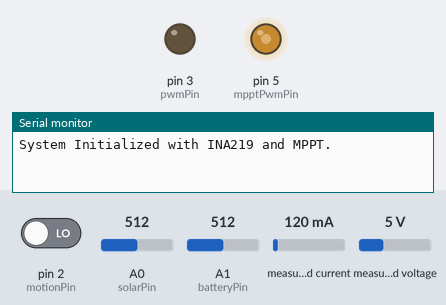
Bench run of a sketch on a simulated Arduino Uno, built with avr-gcc and run on an emulated ATmega328P. Shown: output pins drawn as LEDs (lit = HIGH), the last lines printed to the serial monitor. The test bench sets the inputs (shaded band); at power-on: A0 (solarPin) = 512, pin 2 (motionPin) LOW, A1 (batteryPin) = 512, measured current 120 mA, measured voltage 5 V.

Above: at 1.2 s.
1.3 s: A0 (solarPin) set to 30
At 1.8 s:
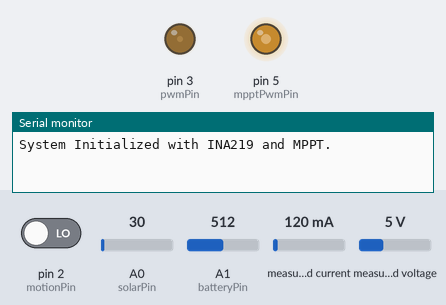
4.3 s: pin 2 (motionPin) driven HIGH
At 5.8 s:
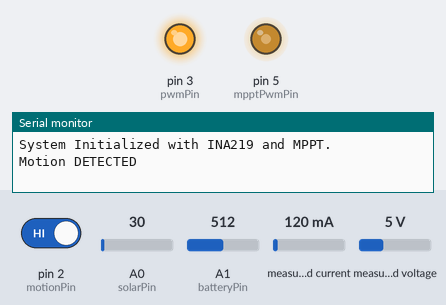
7.3 s: A1 (batteryPin) set to 233
10.3 s: A1 (batteryPin) set to 205
At 10.9 s:
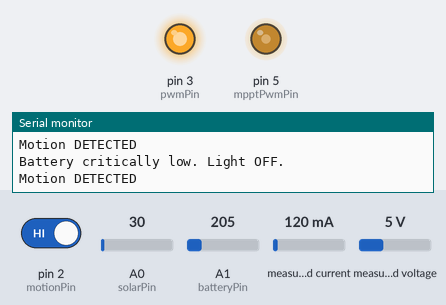
12.0 s: A1 (batteryPin) set to 265
At 14.27 s:
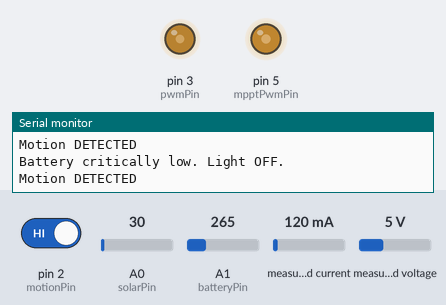
15.0 s: measured current set to 500 mA
Timing chart, 0 to 19.0 s (numbered marks = the images above; inputs shaded):
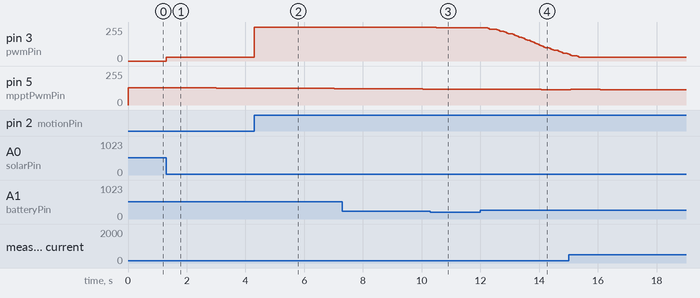

Measured:
- after the input at 1.3 s, pin 3 (pwmPin): 0/255 → 30/255 at once
- after the input at 4.3 s, pin 3 (pwmPin): 30/255 → 255/255 at once
- after the input at 10.3 s, pin 3 (pwmPin): 255/255 → 250/255 after 0.20 s instead of 1.7 s

The sketch:

2inc.ino
```cpp
#include <Wire.h>
#include <Adafruit_INA219.h>
#include <avr/sleep.h>
#include <avr/wdt.h>

// --- INA219 for Solar Current Measurement ---
Adafruit_INA219 ina219;

// --- Pin Definitions ---
const int solarPin = A0;
const int batteryPin = A1;
const int pwmPin = 3;
const int motionPin = 2;
const int mpptPwmPin = 5; // NEW: PWM pin for MPPT control (buck converter control)

// --- Voltage Divider Ratios ---
const float SOLAR_VOLTAGE_DIVIDER_RATIO = 4.0; // Adjust as per your circuit
const float BATTERY_VOLTAGE_DIVIDER_RATIO = 3.0;

// --- System Parameters ---
const float ADC_REFERENCE_VOLTAGE = 5.0;
const float ADC_MAX_VALUE = 1023.0;
const float SOLAR_THRESHOLD_VOLTAGE = 1.0;
const float BATTERY_MAX_VOLTAGE = 4.2;
const float BATTERY_MIN_VOLTAGE = 3.0;
const float BATTERY_PROTECTION_VOLTAGE = 3.2;
const float BATTERY_CHARGE_TARGET_FRACTION = 0.90;
const float MIN_SOLAR_VOLTAGE_FOR_CHARGING = 3.0;

// --- PWM Values ---
const int PWM_MAX = 255;
const int PWM_MIN = 0;
const int PWM_DIM = 30;
const int PWM_STEP = 5;

const int MPPT_PWM_MAX = 255;
const int MPPT_PWM_MIN = 0;
int mpptDuty = 128; // Initial duty for MPPT

// --- Timers ---
const long JSON_EMIT_INTERVAL_MS = 60000;
const long MOTION_DEBOUNCE_MS = 200;
const long LIGHT_ON_DURATION_AFTER_MOTION_MS = 15000;

// --- State Variables ---
float solarVoltage_actual, batteryVoltage_actual, batteryLevel_percent;
float solarCurrent_mA = 0.0;
float solarPower_mW = 0.0;
float lastPower = 0.0;

int currentPwmValue = 0;
int targetPwmValue = 0;
bool motionDetectedFlag = false;
bool isDarkFlag = false;
bool isChargingFlag = false;

unsigned long lastJsonEmitMillis = 0;
unsigned long lastMotionDetectMillis = 0;
unsigned long lastLightActivityMillis = 0;
unsigned long lastMpptMillis = 0;

// --- Setup ---
void setup() {
  Serial.begin(9600);
  Wire.begin();
  ina219.begin();

  pinMode(solarPin, INPUT);
  pinMode(batteryPin, INPUT);
  pinMode(pwmPin, OUTPUT);
  pinMode(mpptPwmPin, OUTPUT);
  pinMode(motionPin, INPUT);

  analogWrite(pwmPin, PWM_MIN);
  analogWrite(mpptPwmPin, mpptDuty);

  currentPwmValue = PWM_MIN;
  targetPwmValue = PWM_MIN;

  Serial.println("System Initialized with INA219 and MPPT.");
}

// --- Loop ---
void loop() {
  readSensors();
  determineSystemState();

  if (isDarkFlag) {
    handleMotion();
    controlLight();
  } else {
    turnOffLightCompletely();
  }

  mpptTracking();
  emitJsonData();
  handlePowerSaving();
}

// --- Sensor Reading ---
void readSensors() {
  float solarPinVoltage = analogRead(solarPin) * (ADC_REFERENCE_VOLTAGE / ADC_MAX_VALUE);
  solarVoltage_actual = solarPinVoltage * SOLAR_VOLTAGE_DIVIDER_RATIO;

  float batteryPinVoltage = analogRead(batteryPin) * (ADC_REFERENCE_VOLTAGE / ADC_MAX_VALUE);
  batteryVoltage_actual = batteryPinVoltage * BATTERY_VOLTAGE_DIVIDER_RATIO;

  batteryLevel_percent = mapFloat(batteryVoltage_actual, BATTERY_MIN_VOLTAGE, BATTERY_MAX_VOLTAGE, 0.0, 100.0);
  batteryLevel_percent = constrain(batteryLevel_percent, 0.0, 100.0);

  // INA219 Measurements
  solarCurrent_mA = ina219.getCurrent_mA();
  float shuntVoltage_mV = ina219.getShuntVoltage_mV();
  float busVoltage = ina219.getBusVoltage_V();
  solarPower_mW = busVoltage * solarCurrent_mA;
}

// --- System State ---
void determineSystemState() {
  float solarPinVoltage = solarVoltage_actual / SOLAR_VOLTAGE_DIVIDER_RATIO;
  isDarkFlag = (solarPinVoltage < SOLAR_THRESHOLD_VOLTAGE);

  isChargingFlag = (!isDarkFlag &&
                    batteryVoltage_actual < (BATTERY_MAX_VOLTAGE * BATTERY_CHARGE_TARGET_FRACTION) &&
                    solarVoltage_actual > MIN_SOLAR_VOLTAGE_FOR_CHARGING);
}

// --- MPPT (Perturb and Observe) ---
void mpptTracking() {
  static unsigned long mpptInterval = 1000; // 1 second intervals

  if (millis() - lastMpptMillis > mpptInterval) {
    lastMpptMillis = millis();

    float deltaPower = solarPower_mW - lastPower;
    if (deltaPower > 0) {
      mpptDuty = constrain(mpptDuty + 1, MPPT_PWM_MIN, MPPT_PWM_MAX);
    } else {
      mpptDuty = constrain(mpptDuty - 1, MPPT_PWM_MIN, MPPT_PWM_MAX);
    }
    analogWrite(mpptPwmPin, mpptDuty);
    lastPower = solarPower_mW;
  }
}

// --- Motion ---
void handleMotion() {
  int motionSensorValue = digitalRead(motionPin);
  unsigned long currentMillis = millis();

  if (motionSensorValue == HIGH && currentMillis - lastMotionDetectMillis > MOTION_DEBOUNCE_MS) {
    if (!motionDetectedFlag) {
      Serial.println("Motion DETECTED");
      motionDetectedFlag = true;
    }
    lastLightActivityMillis = currentMillis;
  }
}

// --- Light Control ---
void controlLight() {
  unsigned long currentMillis = millis();

  if (batteryVoltage_actual < BATTERY_PROTECTION_VOLTAGE) {
    targetPwmValue = PWM_MIN;
    motionDetectedFlag = false;
    Serial.println("Battery critically low. Light OFF.");
  } else if (motionDetectedFlag && currentMillis - lastLightActivityMillis < LIGHT_ON_DURATION_AFTER_MOTION_MS) {
    targetPwmValue = map(constrain(batteryVoltage_actual, BATTERY_MIN_VOLTAGE, BATTERY_MAX_VOLTAGE),
                         BATTERY_MIN_VOLTAGE, BATTERY_MAX_VOLTAGE,
                         PWM_DIM, PWM_MAX);
  } else {
    motionDetectedFlag = false;
    targetPwmValue = PWM_DIM;
  }

  // Ramp down smoothly
  if (currentPwmValue > targetPwmValue) {
    if (millis() % 50 == 0) {
      currentPwmValue -= PWM_STEP;
      currentPwmValue = max(currentPwmValue, targetPwmValue);
    }
  } else {
    currentPwmValue = targetPwmValue;
  }

  currentPwmValue = constrain(currentPwmValue, PWM_MIN, PWM_MAX);
  analogWrite(pwmPin, currentPwmValue);
}

void turnOffLightCompletely() {
  currentPwmValue = PWM_MIN;
  targetPwmValue = PWM_MIN;
  analogWrite(pwmPin, currentPwmValue);
  motionDetectedFlag = false;
}

// --- Data Emit ---
void emitJsonData() {
  if (millis() - lastJsonEmitMillis > JSON_EMIT_INTERVAL_MS) {
    lastJsonEmitMillis = millis();
    Serial.print(F("{\"solarV\":")); Serial.print(solarVoltage_actual, 2);
    Serial.print(F(",\"solarI\":")); Serial.print(solarCurrent_mA, 2);
    Serial.print(F(",\"solarP\":")); Serial.print(solarPower_mW, 2);
    Serial.print(F(",\"batteryV\":")); Serial.print(batteryVoltage_actual, 2);
    Serial.print(F(",\"batteryPcnt\":")); Serial.print(batteryLevel_percent, 0);
    Serial.print(F(",\"isDark\":")); Serial.print(isDarkFlag);
    Serial.print(F(",\"isCharging\":")); Serial.print(isChargingFlag);
    Serial.print(F(",\"mpptDuty\":")); Serial.print(mpptDuty);
    Serial.println(F("}"));
  }
}

// --- Utility ---
float mapFloat(float x, float in_min, float in_max, float out_min, float out_max) {
  return (x - in_min) * (out_max - out_min) / (in_max - in_min) + out_min;
}

void handlePowerSaving() {
  // Sleep modes could be added here.
}
```
